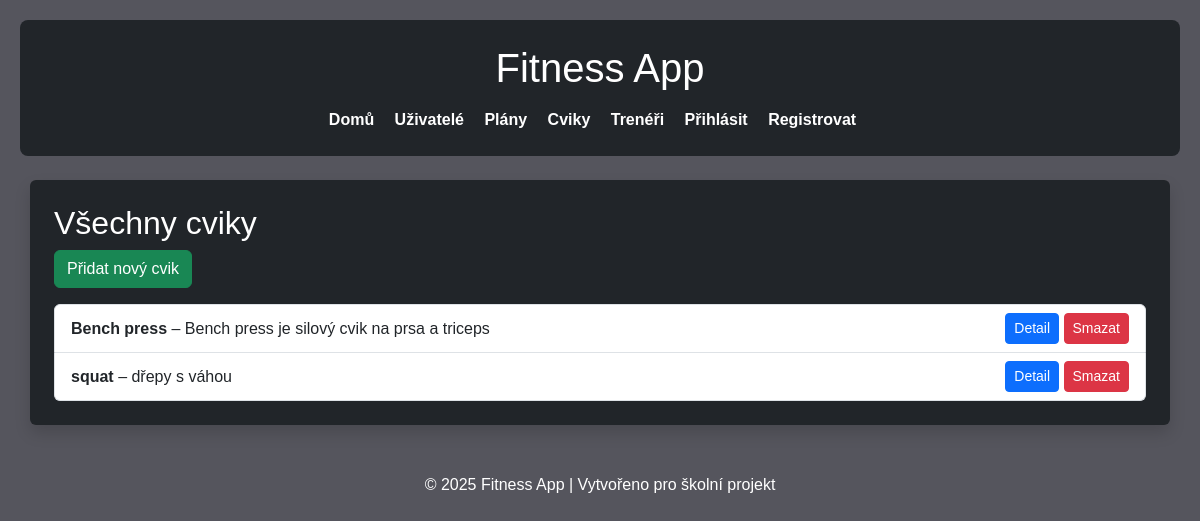
The app's page /exercises/, older data.
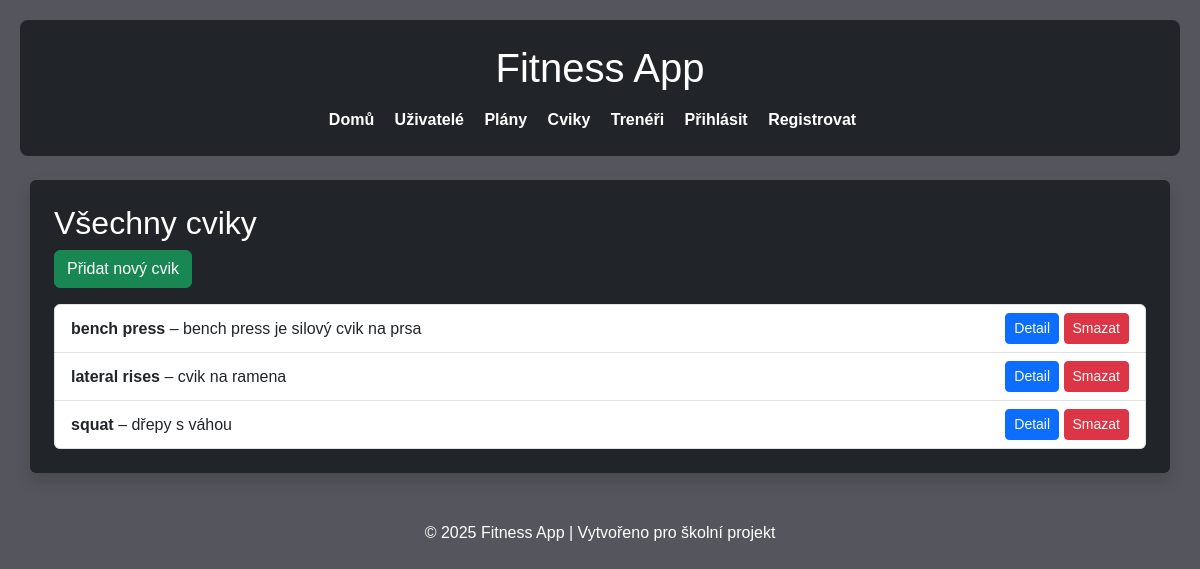
The same page, newer data.
### library/models.py (models this page shows, shortened)
class Exercise(models.Model):
    name = models.CharField(max_length=100, verbose_name='Exercise Name')
    description = models.TextField(blank=True, verbose_name='Exercise Description')
    gif = models.ImageField(upload_to='exercise_gifs/', blank=True, verbose_name='Exercise GIF')
    class Meta:
        ordering = ['name']
        verbose_name = 'Exercise'
        verbose_name_plural = 'Exercises'

### library/views.py (the view)
# urls.py: path('exercises/', views.ExerciseListView.as_view(), name='exercise-list'),
class ExerciseListView(ListView):
    model = Exercise
    template_name = 'exercise_list.html'

### library/templates/exercise_list.html
{% extends 'base.html' %}
{% block content %}
<h2>Všechny cviky</h2>
<a href="{% url 'exercise-create' %}" class="btn btn-success mb-3">Přidat nový cvik</a>
<ul class="list-group">
    {% for exercise in object_list %}
        <li class="list-group-item d-flex justify-content-between align-items-center">
            <div>
                <strong>{{ exercise.name }}</strong> – {{ exercise.description|truncatewords:12 }}
            </div>
            <div>
                <a href="{% url 'exercise-detail' exercise.pk %}" class="btn btn-sm btn-primary">Detail</a>
                <a href="{% url 'exercise-delete' exercise.pk %}" class="btn btn-sm btn-danger">Smazat</a>
            </div>
        </li>
    {% empty %}
        <li class="list-group-item">Žádné cviky nejsou dostupné.</li>
    {% endfor %}
</ul>
{% endblock %}

### library/templates/base.html (shortened to what this page needs)
{% load static %}
<!DOCTYPE html>
<html lang="cs">
<head>
    <link href="https://cdn.jsdelivr.net/npm/bootstrap@5.3.3/dist/css/bootstrap.min.css" rel="stylesheet">
    <link rel="stylesheet" href="{% static 'css/styles.css' %}">
</head>
<body>
<header class="bg-dark text-white p-4 mb-4">
    <div class="container">
        <h1 class="mb-3">Fitness App</h1>
        <nav>
            <a href="{% url 'index' %}" class="text-white me-3">Domů</a>
            <a href="{% url 'userprofile-list' %}" class="text-white me-3">Uživatelé</a>
            <a href="{% url 'workoutplan-list' %}" class="text-white me-3">Plány</a>
            <a href="{% url 'exercise-list' %}" class="text-white me-3">Cviky</a>
            <a href="{% url 'trainer-list' %}" class="text-white me-3">Trenéři</a>
            {% if user.is_authenticated %}
                <span class="text-success me-2">Vítej, {{ user.username }}</span>
                <a href="{% url 'profile' %}" class="text-white me-3">Profil</a>
            {% else %}
                <a href="{% url 'login' %}" class="text-white me-3">Přihlásit</a>
                <a href="{% url 'signup' %}" class="text-white">Registrovat</a>
            {% endif %}
        </nav>
    </div>
</header>
<main class="container bg-dark text-white p-4 rounded shadow">
    {% block content %}
    {% endblock %}
</main>
<footer class="text-center text-white mt-5">
    <p>&copy; 2025 Fitness App | Vytvořeno pro školní projekt</p>
</footer>
</body>
</html>

### library/static/css/styles.css (style rules this page uses)
* { margin: 0; padding: 0; box-sizing: border-box; }
body { font-family: Arial, sans-serif; background-color: #55555d; color: white; padding: 20px; }
header { background-color: #000000; color: white; padding: 20px; border-radius: 8px; margin-bottom: 20px; text-align: center; }
header h1 { margin-bottom: 10px; }
nav a { color: white; text-decoration: none; margin-right: 15px; font-weight: bold; }
main { background-color: #2F2E2E; padding: 20px; border-radius: 8px; box-shadow: 0 2px 5px rgba(0, 0, 0, 0.1); }
footer { text-align: center; margin-top: 40px; color: #fffefe; }
.text-center { text-align: center; }
.mb-3 { margin-bottom: 1rem; }

Row changes from the older to the newer data that the page shows:
removed Exercise: name "Bench press", description "Bench press je silový cvik na prsa a triceps"
added Exercise: name "bench press", description "bench press je silový cvik na prsa"
added Exercise: name "lateral rises", description "cvik na ramena"
